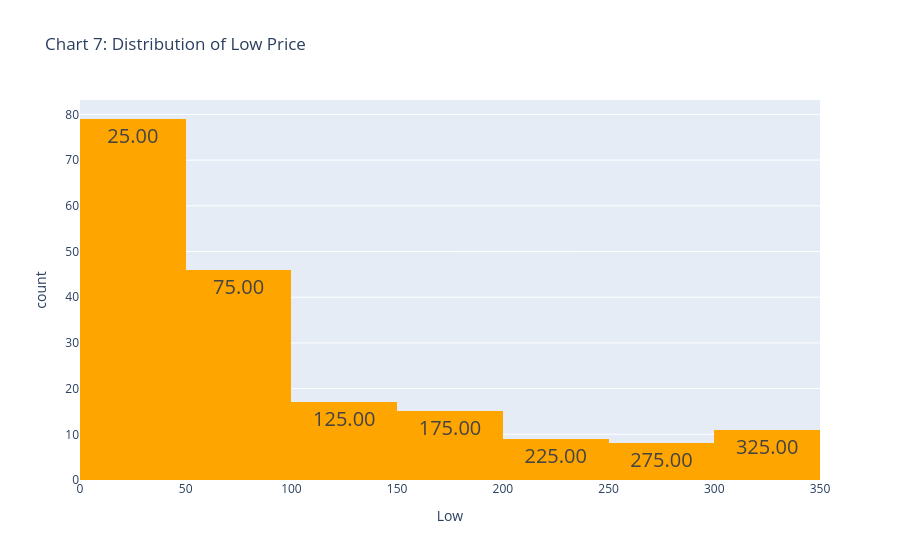

This figure's notebook cell:
### Markdown cell above
#### Chart - 7 - Distribution of Low Price

### Code cell
# Chart - 7 visualization code
fig7 = px.histogram(df, x='Low', title='Distribution of Low Price', color_discrete_sequence=['orange'])
fig7.update_traces(texttemplate='%{x:.2f}',textfont_size=20,textposition='auto')
fig7.show()

### Figure 1 — Plotly figure (JSON) as saved in the notebook; plotly's stock layout.template omitted (floating-point values rounded to 4 significant figures; data arrays with more than 128 entries replaced by an {"elided": "..."} marker saying what was removed)
{"data": [{"alignmentgroup": "True", "bingroup": "x", "hovertemplate": "Low=%{x}<br>count=%{y}<extra></extra>", "legendgroup": "", "marker": {"color": "orange", "pattern": {"shape": ""}}, "name": "", "offsetgroup": "", "orientation": "v", "showlegend": false, "textfont": {"size": 20}, "textposition": "auto", "texttemplate": "%{x:.2f}", "type": "histogram", "x": {"elided": "185 float values"}, "xaxis": "x", "yaxis": "y"}], "layout": {"barmode": "relative", "legend": {"tracegroupgap": 0}, "title": {"text": "Chart 7: Distribution of Low Price"}, "xaxis": {"anchor": "y", "domain": [0, 1], "title": {"text": "Low"}}, "yaxis": {"anchor": "x", "domain": [0, 1], "title": {"text": "count"}}}}
